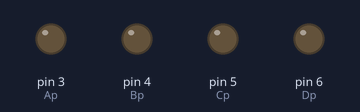
A sketch run on a simulated Arduino Uno, built with avr-gcc and run on an emulated ATmega328P. Parts: output pins drawn as LEDs (lit = HIGH).

Above: at 0.2 s.
At 1.2 s:
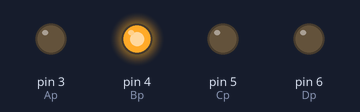
At 1.7 s:
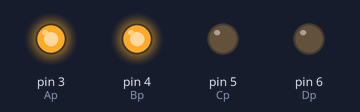
At 2.7 s:
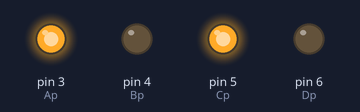
At 4.2 s:
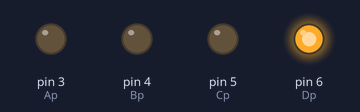
At 5.7 s:
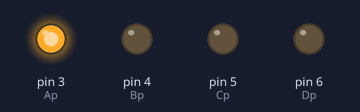
Timing chart, 0 to 6.5 s (numbered marks = the images above):
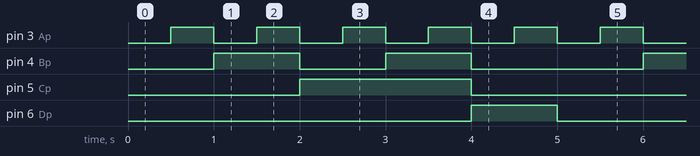

Measured:
- by itself, pin 3 (Ap): alternates HIGH for 0.50 s and LOW for 0.50 s
- by itself, pin 4 (Bp): repeats every 5.0 s: LOW 1.0 s, HIGH 1.0 s, LOW 2.0 s, HIGH 1.0 s
- by itself, pin 5 (Cp): alternates HIGH for 2.0 s and LOW for 3.0 s
- by itself, pin 6 (Dp): alternates HIGH for 1.0 s and LOW for 4.0 s

The sketch:

7447Ardu.ino
```cpp
/* 7447Arduino
 * Author: S1m0n5
 * Date: 13/Dec/2019
 * Version: 0.1
 * www.github.com/S1m0n5/7447Arduino
*/

/* Default Pinout

 [D] 3 @ A (IC)
 [D] 4 @ B (IC)
 [D] 5 @ C (IC)
 [D] 6 @ D (IC)

*/

//Declaring variabiles
//Soon in readme the schematics
int Ap = 3;
int Bp = 4;
int Cp = 5;
int Dp = 6;


void setup() {
  //Declaring pin as output
  pinMode(Ap, OUTPUT);
  pinMode(Bp, OUTPUT);
  pinMode(Cp, OUTPUT);
  pinMode(Dp, OUTPUT);
}

void loop() {
//test, write on the display a sequence from 0 to 9
for(int i = 0; i <= 9; i++){
  segWrite(i);
  delay(500);
}

}


void segWrite(int n){
  ///Decimal-Binary Conversion Function

  //Turns off all LEDs
  digitalWrite(Dp, LOW);
  digitalWrite(Cp, LOW);
  digitalWrite(Bp, LOW);
  digitalWrite(Ap, LOW);

  ///Decimal Conversion
  ///Can be optimized :)
  if(n >= 8){
    digitalWrite(Dp, HIGH);
    n = n - 8 ;
  }
  if(n >= 4){
    digitalWrite(Cp, HIGH);
    n = n - 4;
  }
  if(n>=2){
    digitalWrite(Bp, HIGH);
    n = n - 2;
  }
  if(n>=1){
    digitalWrite(Ap, HIGH);
    n = n - 1;
}}
```
